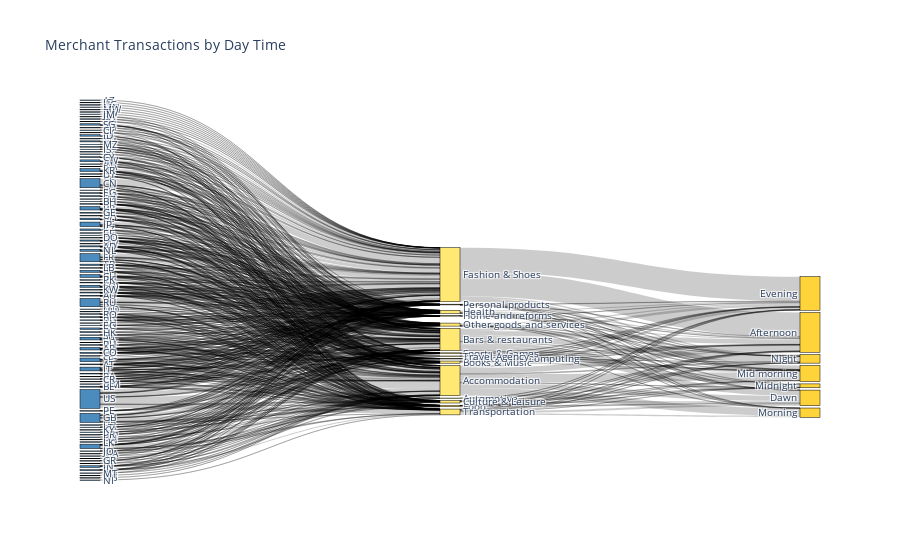

Notebook source saved alongside this figure:
### Code cell
# Generating regular sankey diagram
sank = genSankey(df13,cat_cols=['customer_country','category','daytime'],value_cols='sum_amount',title='Merchant Transactions by Day Time')
fig = go.Figure(sank)
iplot(fig)

### Figure 1 — Plotly figure (JSON) as saved in the notebook; plotly's stock layout.template omitted (floating-point values rounded to 4 significant figures; data arrays with more than 128 entries replaced by an {"elided": "..."} marker saying what was removed)
{"data": [{"link": {"source": {"elided": "693 int values"}, "target": {"elided": "693 int values"}, "value": {"elided": "693 float values"}}, "node": {"color": {"elided": "132 str values"}, "label": {"elided": "132 str values"}, "line": {"color": "black", "width": 0.5}, "pad": 15, "thickness": 20}, "type": "sankey"}], "layout": {"font": {"size": 10}, "title": {"text": "Merchant Transactions by Day Time"}}}
